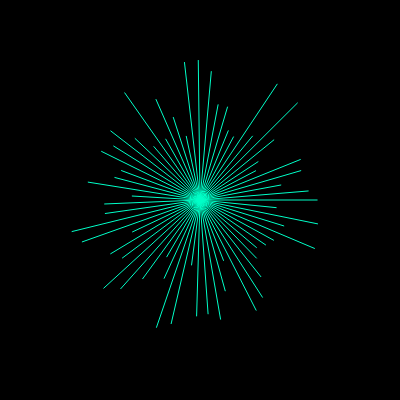
Frame 1 (no input)
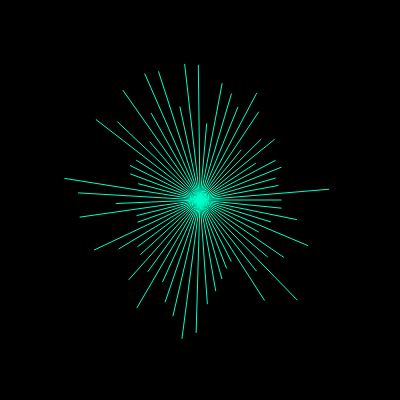
Frame 60 (no input)
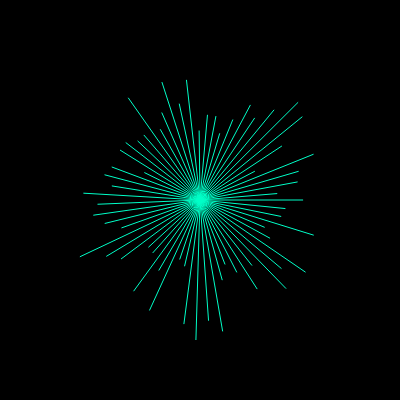
Frame 120 (the mouse pressed at the canvas centre since frame 60)

The p5.js sketch that drew these frames (run headless with seeded random() and noise() and a simulated clock; from frame 60 on, the mouse is pressed at the canvas centre):

// p5.js sketch
// ── sketch.js
function setup(){
  createCanvas(400,400);
}

function draw(){
  background(0);
  translate(width/2,height/2);

  stroke(0,255,200);
  noFill();

  for(let a=0;a<TWO_PI;a+=0.1){
    let r = 100 + random(-40,40);
    line(0,0,r*cos(a),r*sin(a));
  }
}
